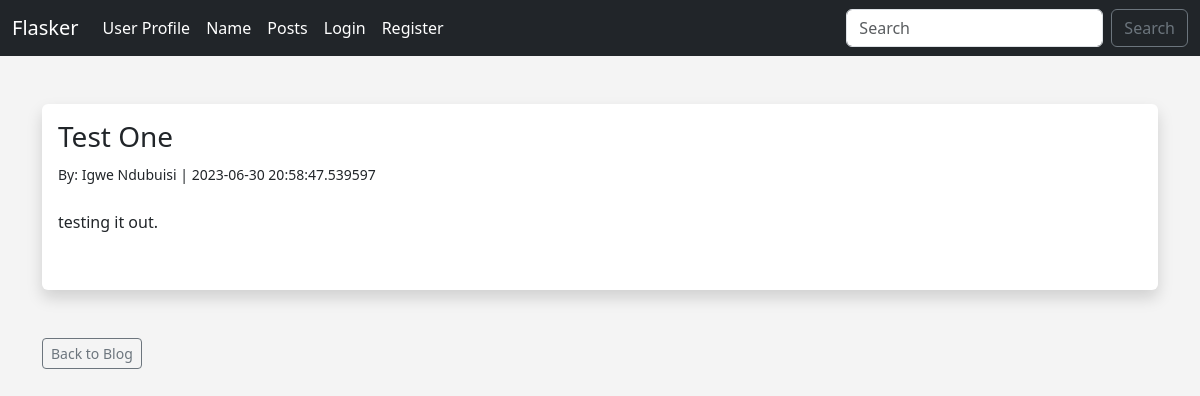
/post/1, run on the app's committed database.
### app.py (models this page shows, shortened)
class Posts_blog(db.Model):
    id = db.Column(db.Integer, primary_key=True)
    title = db.Column(db.String(255))
    content = db.Column(db.Text, nullable=False)
    slug =  db.Column(db.String(255), nullable=False)
    date_added = db.Column(db.DateTime, default=datetime.utcnow)
    poster_id = db.Column(db.Integer, db.ForeignKey('users.id'))

class Users(db.Model, UserMixin):
    id = db.Column(db.Integer, primary_key=True)
    name = db.Column(db.String(200), nullable=False)
    username = db.Column(db.String(20), nullable=False, unique=True)
    email = db.Column(db.String(120), nullable=False, unique=True)
    location = db.Column(db.String(120))
    date_added = db.Column(db.DateTime, default=datetime.utcnow)
    password_hash = db.Column(db.String(128))
    profile_pic = db.Column(db.String(250), nullable=True)
    posts = db.relationship('Posts_blog', backref='poster')
    @property
    def password(self):
        raise AttributeError("password is not a readable attribute.")

### app.py (the view)
@app.route("/post/<int:id>")
def post(id):
    post = Posts_blog.query.get_or_404(id)
    return render_template("post.html", post=post)

### webforms.py
class SearchForm(FlaskForm):
    searched = StringField("Searched", validators=[DataRequired()])
    submit = SubmitField("Submit")

### app.py (called while the page is built)
@app.context_processor
def base():
    form = SearchForm()
    return dict(form=form)

### templates/post.html
{% extends "base.html" %}
{% block content %}
<br/>
 <div class= "shadow p-3 mb-5 bg-body rounded">
            <h3>{{ post.title }}</h3>
            <small> By: {{ post.poster.name }} | {{ post.date_added }}</small>
            <br/><br/>
            <p> {{ post.content | safe }}</p>
            <br/>
</div>
{% if post.poster.id == current_user.id %}
<a href="{{url_for('edit_post', id = post.id) }}" class="btn btn-outline-secondary btn-sm">Edit Post</a>
<a href="{{url_for('delete_post', id = post.id) }}" class="btn btn-outline-danger btn-sm">Delete Post</a>
{% else %}
<a href="{{url_for('posts')}}" class="btn btn-outline-secondary btn-sm">Back to Blog</a>
{% endif %}
{% endblock %}

### static/css/style.css (style rules this page uses)
body { background-color: #f4f4f4; }

### data on the page
Posts_blog: title "Test One", date_added "2023-06-30 20:58:47.539597", content "testing it out."
Users: poster.name "Igwe Ndubuisi"
